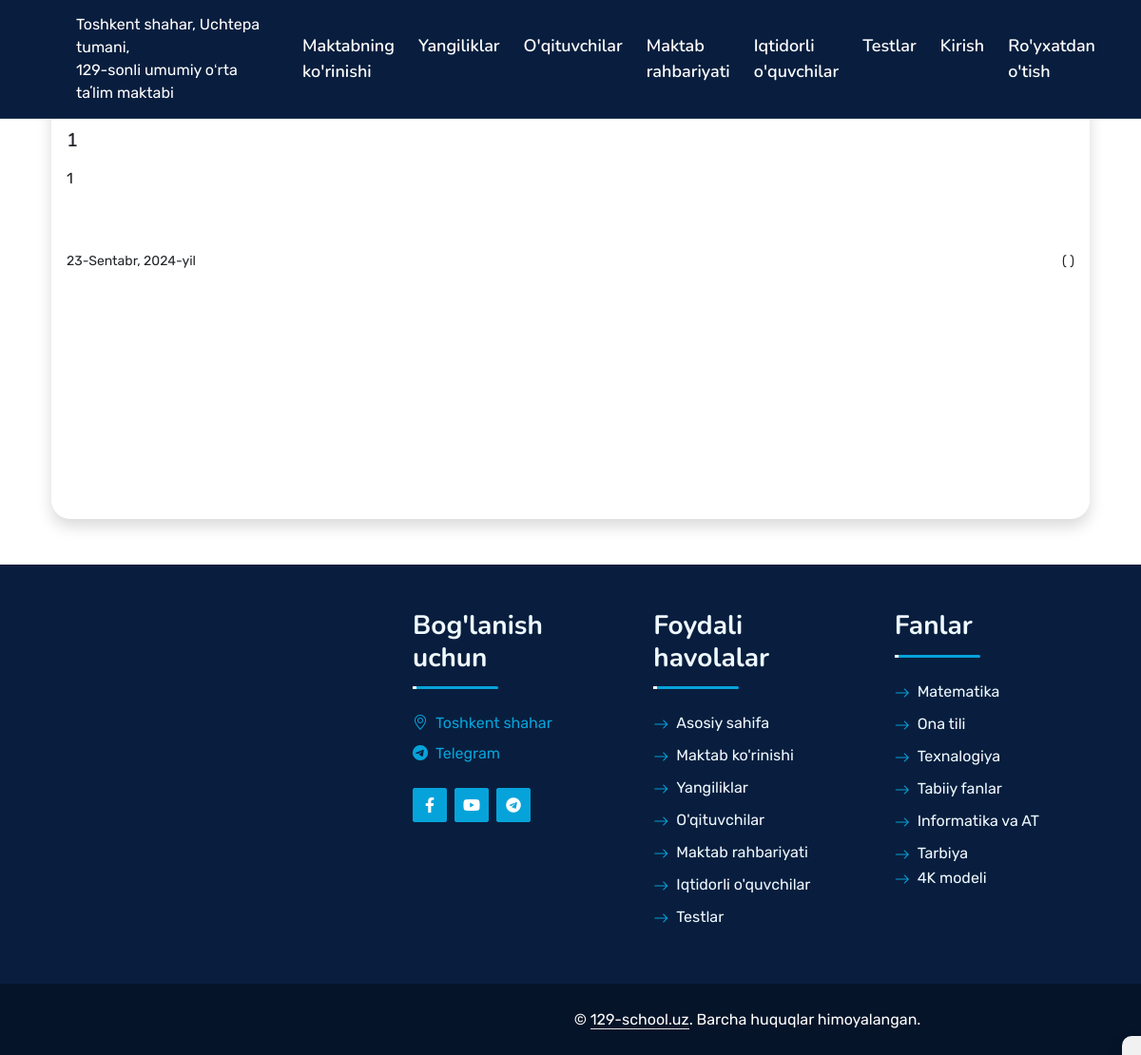
Before: /news/article/13/ with the older database file.
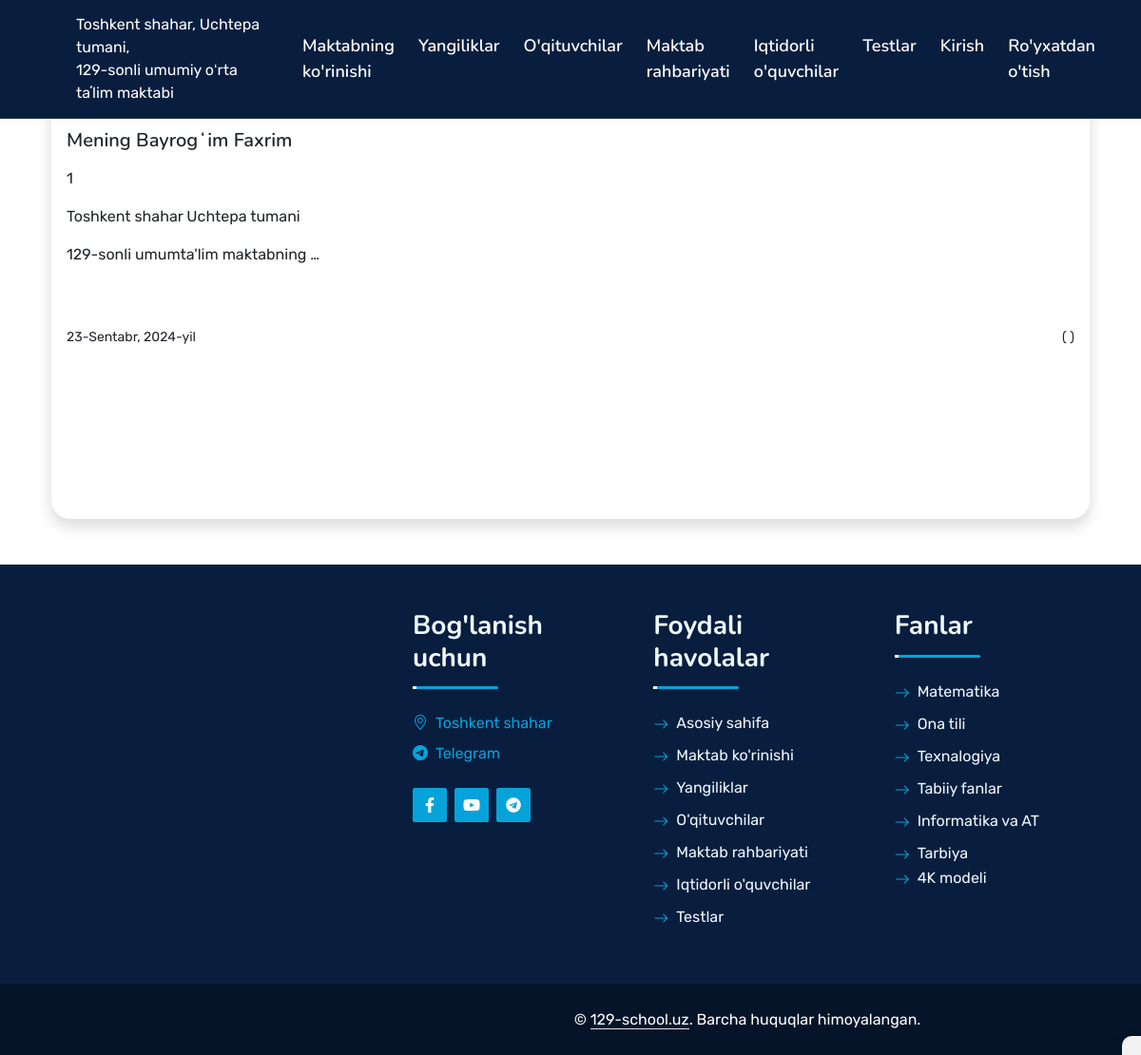
After: the same page with the newer database file.
### news/models.py (models this page shows, shortened)
class News(models.Model):
    title = models.CharField(max_length=100, verbose_name='Yangilik nomi')
    date = models.DateField(auto_now_add=True)
    body = RichTextField(blank=False, null=False, verbose_name="Yangilik haqida to'liq ma'lumot")
    image_news = models.ImageField(null=False, blank=False, upload_to="images/", verbose_name='Yangilik rasmi', help_text='Iltimos yangilikga rasm yuklashni unutmang !')
    class Meta:
        verbose_name = "Yangilik qo'shish"
        verbose_name_plural = "Yangiliklar"

### news/views.py (the view)
# urls.py: path('article/<int:pk>/', DetailNewsView.as_view(), name='news_detail')
class DetailNewsView(DetailView):
    model = News
    template_name = 'article_detail.html'
    def get_context_data(self, *args, **kwargs):
        context = super(DetailNewsView,self).get_context_data(*args, **kwargs)
        return context

### templates/article_detail.html (shortened to what this page needs)
{% extends 'base.html' %}
{% block content %}
<div class="shadow"
  style="position: fixed; bottom: 0; right: 0; padding: 10px; background-color: #f1f1f1; border-top-left-radius: 10px; box-shadow: -1px -1px 3px rgba(0, 0, 0, 0.2); text-align: right;">
</div>
<div class="container mt-5 pt-5 wow fadeInUp" data-wow-delay="0.3s">
  <div class="card mb-3 shadow">
    <div class="card-body">
      <h5 class="card-title">{{ object.title }}</h5>
      <p class="card-text">{{ object.body|safe }}<br><br><small class="float-start">{{ object.date }}</small> <small
          class="float-end">{{ user.username }} ({{ user.first_name.title }} {{ user.last_name.title }})</small></p>
    </div>
  </div>
</div>
{% endblock content %}

### templates/base.html (shortened to what this page needs)
<!doctype html>
{% load static %}
<html lang="en">
<head>
  <link rel="stylesheet" href="https://cdn.jsdelivr.net/npm/bootstrap-icons@1.10.3/font/bootstrap-icons.css">
  <link href="https://cdn.jsdelivr.net/npm/bootstrap@5.3.0-alpha1/dist/css/bootstrap.min.css" rel="stylesheet"
>
  <link href="https://getbootstrap.com/docs/5.3/dist/css/bootstrap.min.css" rel="stylesheet"
>
  <link href="https://cdnjs.cloudflare.com/ajax/libs/font-awesome/5.10.0/css/all.min.css" rel="stylesheet">
  <link href="https://cdn.jsdelivr.net/npm/bootstrap-icons@1.4.1/font/bootstrap-icons.css" rel="stylesheet">
  <link href="{% static 'css/animate.min.css' %}" rel="stylesheet">
  <link href="{% static 'css/bootstrap.min.css' %}" rel="stylesheet">
  <link href="{% static 'css/style.css' %}" rel="stylesheet">
</head>
<body>
  <nav style="background-color: #091E3E;" class="navbar navbar-expand-lg navbar-dark px-5 py-3 py-lg-0">
    <a class="navbar-brand" href="{% url 'home' %}">
      <a style="color: white;" href="{% url 'home' %}" class="nav-item nav-link">Toshkent shahar, Uchtepa tumani,<br />
        129-sonli umumiy oʻrta taʼlim maktabi
      </a>
    </a>
    <div class="collapse navbar-collapse" id="navbarCollapse">
      <div class="navbar-nav ms-auto py-0">
        <a style="color: white;" href="{% url 'map' %}" class="nav-item nav-link">Maktabning ko'rinishi</a>
        <a style="color: white;" href="{% url 'news' %}" class="nav-item nav-link">Yangiliklar</a>
        <a style="color: white;" href="{% url 'teacher_info' %}" class="nav-item nav-link">O'qituvchilar</a>
        <a style="color: white;" href="{% url 'staffs' %}" class="nav-item nav-link">Maktab rahbariyati</a>
        <a style="color: white;" href="{% url 'pupils' %}" class="nav-item nav-link">Iqtidorli o'quvchilar</a>
        <a style="color: white;" href="{% url 'qiuz' %}" class="nav-item nav-link">Testlar</a>
        {% if user.is_authenticated %}
        <a style="color: white;" class="nav-item nav-link" href="{% url 'logout' %}">Chiqish</a>
        {% else %}
        <a style="color: white;" class="nav-item nav-link" href="{% url 'login' %}">Kirish</a>
        <a style="color: white;" class="nav-item nav-link" href="{% url 'signup' %}">Ro'yxatdan o'tish</a>
        {% endif %}
      </div>
    </div>
  </nav>
  {% block content %}
  {% endblock content %}
  <div class="container-fluid bg-dark text-light mt-5 wow fadeInUp" data-wow-delay="0.1s">
    <div class="container">
      <div class="row gx-5">
        <div class="pt-3 col-lg-4 col-md-6 footer-about">
        </div>
        <div class="col-lg-8 col-md-6">
          <div class="row gx-5">
            <div class="col-lg-4 col-md-12 pt-5 mb-5">
              <div class="section-title section-title-sm position-relative pb-3 mb-4">
                <h3 class="text-light mb-0">Bog'lanish uchun</h3>
              </div>
              <div class="d-flex mb-2">
                <i class="bi bi-geo-alt text-primary me-2"></i>
                <p class="mb-0"><a href="https://maps.app.goo.gl/NNvG6nf82UyZhxBL6">Toshkent shahar</a></p>
              </div>
              <div class="d-flex mb-2">
                <i class="bi bi-telegram text-primary me-2"></i>
                <p class="mb-0"><a href="{{ contact.school_tme }}">Telegram</a></p>
              </div>
              <div class="d-flex mt-4">
                <a class="btn btn-primary btn-square me-2" href="{{ contact.school_facebook }}"><i
                    class="fab fa-facebook-f fw-normal"></i></a>
                <a class="btn btn-primary btn-square me-2" href="{{ contact.school_youtube }}"><i
                    class="fab fa-youtube fw-normal"></i></a>
                <a class="btn btn-primary btn-square me-2" href="{{ contact.school_tme }}"><i
                    class="fab fa-telegram fw-normal"></i></a>
              </div>
            </div>
            <div class="col-lg-4 col-md-12 pt-0 pt-lg-5 mb-5">
              <div class="section-title section-title-sm position-relative pb-3 mb-4">
                <h3 class="text-light mb-0">Foydali havolalar</h3>
              </div>
              <div class="link-animated d-flex flex-column justify-content-start">
                <a class="text-light mb-2" href="{% url 'home' %}"><i
                    class="bi bi-arrow-right text-primary me-2"></i>Asosiy sahifa</a>
                <a class="text-light mb-2" href="{% url 'map' %}"><i
                    class="bi bi-arrow-right text-primary me-2"></i>Maktab ko'rinishi</a>
                <a class="text-light mb-2" href="{% url 'news' %}"><i
                    class="bi bi-arrow-right text-primary me-2"></i>Yangiliklar</a>
                <a class="text-light mb-2" href="{% url 'teacher_info' %}"><i
                    class="bi bi-arrow-right text-primary me-2"></i>O'qituvchilar</a>
                <a class="text-light mb-2" href="{% url 'staffs' %}"><i
                    class="bi bi-arrow-right text-primary me-2"></i>Maktab rahbariyati</a>
                <a class="text-light mb-2" href="{% url 'home' %}"><i
                    class="bi bi-arrow-right text-primary me-2"></i>Iqtidorli o'quvchilar</a>
                <a class="text-light mb-2" href="{% url 'qiuz' %}"><i
                    class="bi bi-arrow-right text-primary me-2"></i>Testlar</a>
              </div>
            </div>
            <div class="col-lg-4 col-md-12 pt-0 pt-lg-5 mb-5">
              <div class="section-title section-title-sm position-relative pb-3 mb-4">
                <h3 class="text-light mb-0">Fanlar</h3>
              </div>
              <div class="link-animated d-flex flex-column justify-content-start">
                <a class="text-light mb-2" href="https://t.me/trm_metodika_uz/2"><i
                    class="bi bi-arrow-right text-primary me-2"></i>Matematika</a>
                <a class="text-light mb-2" href="https://t.me/trm_metodika_uz/3"><i
                    class="bi bi-arrow-right text-primary me-2"></i>Ona tili</a>
                <a class="text-light mb-2" href="https://t.me/trm_metodika_uz/17"><i
                    class="bi bi-arrow-right text-primary me-2"></i>Texnalogiya</a>
                <a class="text-light mb-2" href="https://t.me/trm_metodika_uz/5"><i
                    class="bi bi-arrow-right text-primary me-2"></i>Tabiiy fanlar</a>
                <a class="text-light mb-2" href="https://t.me/trm_metodika_uz/18"><i
                    class="bi bi-arrow-right text-primary me-2"></i>Informatika va AT</a>
                <a class="text-light" href="https://t.me/trm_metodika_uz/6"><i
                    class="bi bi-arrow-right text-primary me-2"></i>Tarbiya</a>
                <a class="text-light" href="https://t.me/trm_metodika_uz/27"><i
                    class="bi bi-arrow-right text-primary me-2"></i>4K modeli</a>
              </div>
            </div>
          </div>
        </div>
      </div>
    </div>
  </div>
  <div class="container-fluid text-white" style="background: #061429;">
    <div class="container text-center">
      <div class="row justify-content-end">
        <div class="col-lg-8 col-md-6">
          <div class="d-flex align-items-center justify-content-center" style="height: 75px;">
            <p class="mb-0">&copy; <a class="text-white border-bottom" href="#">129-school.uz</a>. Barcha huquqlar
              himoyalangan. </p>
          </div>
        </div>
      </div>
    </div>
  </div>
</body>
</html>

### static/css/style.css (style rules this page uses)
:root { --primary: #06A3DA; --secondary: #34AD54; --light: #EEF9FF; --dark: #091E3E; }
h3, h4, .fw-semi-bold { font-weight: 700 !important; }
h5, h6, .fw-medium { font-weight: 600 !important; }
.btn { font-family: 'Nunito', sans-serif; font-weight: 600; transition: .5s; }
.btn-primary, .btn-secondary { color: #FFFFFF; box-shadow: inset 0 0 0 50px transparent; }
.btn-square { width: 36px; height: 36px; }
.btn-square, .btn-sm-square, .btn-lg-square { padding-left: 0; padding-right: 0; text-align: center; }
.navbar-dark .navbar-nav .nav-link { font-family: 'Nunito', sans-serif; position: relative; margin-left: 25px; padding: 35px 0; color: #FFFFFF; font-size: 18px; font-weight: 600; outline: none; transition: .5s; }
@media (min-width: 992px) { .navbar-dark { position: absolute; width: 100%; top: 0; left: 0; border-bottom: 1px solid rgba(256, 256, 256, .1); z-index: 999; } }
@media (min-width: 992px) { .navbar-dark .navbar-nav .nav-link::before { position: absolute; content: ""; width: 0; height: 2px; bottom: -1px; left: 50%; background: var(--primary); transition: .5s; } }
.section-title::before { position: absolute; content: ""; width: 150px; height: 5px; left: 0; bottom: 0; background: var(--primary); border-radius: 2px; }
.section-title.section-title-sm::before { width: 90px; height: 3px; }
.section-title::after { position: absolute; content: ""; width: 6px; height: 5px; bottom: 0px; background: #FFFFFF; -webkit-animation: section-title-run 5s infinite linear; animation: section-title-run 5s infinite linear; }
.section-title.section-title-sm::after { width: 4px; height: 3px; }
.section-title.section-title-sm::after { -webkit-animation: section-title-run-sm 5s infinite linear; animation: section-title-run-sm 5s infinite linear; }
.link-animated a { transition: .5s; }
@media (min-width: 767.98px) { .footer-about { margin-bottom: -75px; } }

### templates/base.html (style rules this page uses)
.bi { vertical-align: -.125em; fill: currentColor; }

Changed rows visible on the page:
changed News: title "1" → "Mening Bayrogʻim Faxrim"; body "1" → "1 Toshkent shahar Uchtepa tumani 129-sonli umumta'lim maktabning …"
